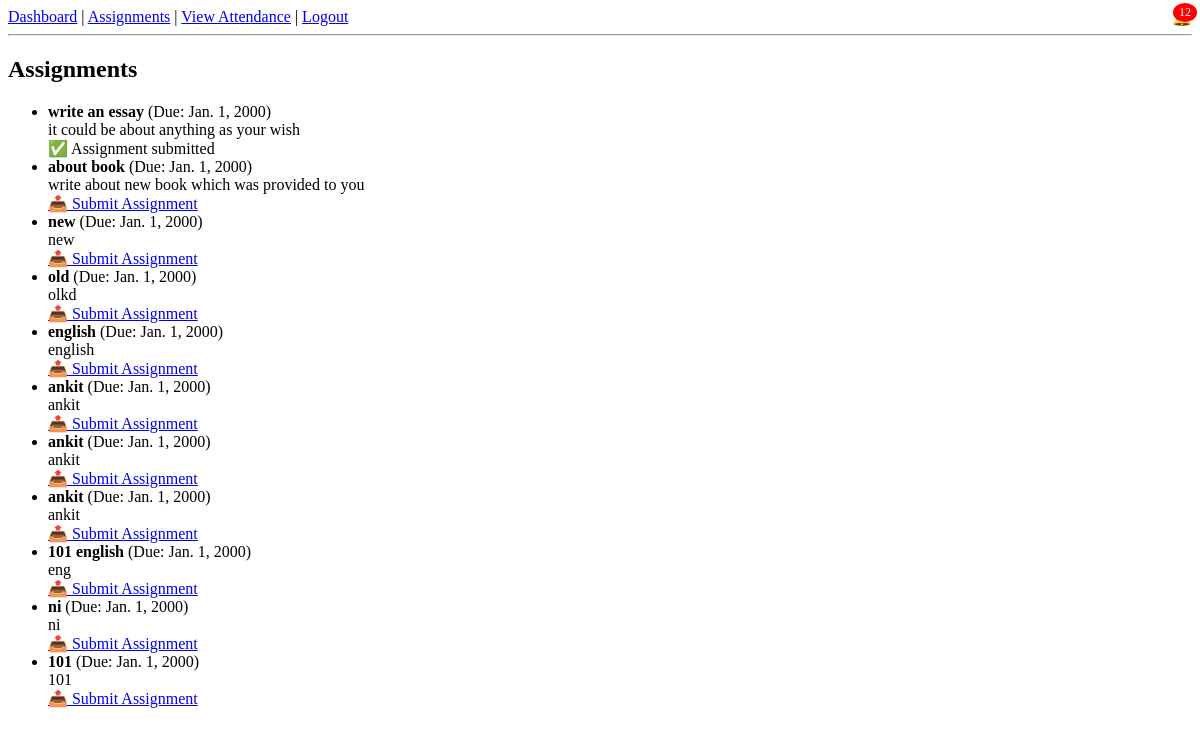
Page /assignments/ (signed in) on the committed database.
### core/models.py (models this page shows, shortened)
class Assignment(models.Model):
    course = models.ForeignKey(Course, on_delete=models.CASCADE)
    title = models.CharField(max_length=100)
    description = models.TextField(blank=True)
    due_date = models.DateField()

### core/views.py (the view)
# urls.py: path('assignments/', views.assignment_list, name='assignment_list'),
@login_required
def assignment_list(request):
    if hasattr(request.user, 'student'):
        submissions = AssignmentSubmission.objects.filter(student=request.user.student)
    else:
        submissions = AssignmentSubmission.objects.none()
    assignments = Assignment.objects.all()
    submission_status = {s.assignment.id: s for s in submissions}
    return render(request, 'core/assignment_list.html', {
        'assignments': assignments,
        'submissions': submissions,
        'submission_status': submission_status,  # ✅ Pass this to the template
    })

### core/context_processors.py (called while the page is built)
def notifications_processor(request):
    if request.user.is_authenticated:
        return {
            'notifications': request.user.notifications.filter(is_read=False).order_by('-created_at')
        }
    return {}

### core/templatetags/dict_filters.py (called while the page is built)
@register.filter
def dict_get(d, key):
    try:
        return d.get(key)
    except (AttributeError, TypeError):
        return None

### core/templates/core/assignment_list.html (shortened to what this page needs)
{% extends 'core/base.html' %}
{% load dict_filters %}
{% block content %}
<h2>Assignments</h2>
<ul>
    {% for assignment in assignments %}
    <li>
        <strong>{{ assignment.title }}</strong> (Due: {{ assignment.due_date }})<br>
        {{ assignment.description }}<br>
        {% if not user.is_staff %}
            {% if submission_status|dict_get:assignment.id %}
                ✅ Assignment submitted
            {% else %}
                <a href="{% url 'submit_assignment' assignment.id %}">📤 Submit Assignment</a>
            {% endif %}
        {% else %}
            <a href="{% url 'assignment_submissions' assignment.id %}">View Submissions</a>
        {% endif %}
    </li>
    {% empty %}
    <li>No assignments available.</li>
    {% endfor %}
</ul>
{% endblock %}

### rows in the picture
Assignment: title "write an essay", due_date "Jan. 1, 2000", description "it could be about anything as your wish", shows "✅ Assignment submitted"
Assignment: title "about book", due_date "Jan. 1, 2000", description "write about new book which was provided to you", shows "📤 Submit Assignment"
Assignment: title "new", due_date "Jan. 1, 2000", description "new", shows "📤 Submit Assignment"
Assignment: title "old", due_date "Jan. 1, 2000", description "olkd", shows "📤 Submit Assignment"
Assignment: title "english", due_date "Jan. 1, 2000", description "english", shows "📤 Submit Assignment"
Assignment: title "ankit", due_date "Jan. 1, 2000", description "ankit", shows "📤 Submit Assignment"
Assignment: title "ankit", due_date "Jan. 1, 2000", description "ankit", shows "📤 Submit Assignment"
Assignment: title "ankit", due_date "Jan. 1, 2000", description "ankit", shows "📤 Submit Assignment"
Assignment: title "101 english", due_date "Jan. 1, 2000", description "eng", shows "📤 Submit Assignment"
Assignment: title "ni", due_date "Jan. 1, 2000", description "ni", shows "📤 Submit Assignment"
Assignment: title "101", due_date "Jan. 1, 2000", description "101", shows "📤 Submit Assignment"

### other values in the picture
{{ notifications|length }} "12"
